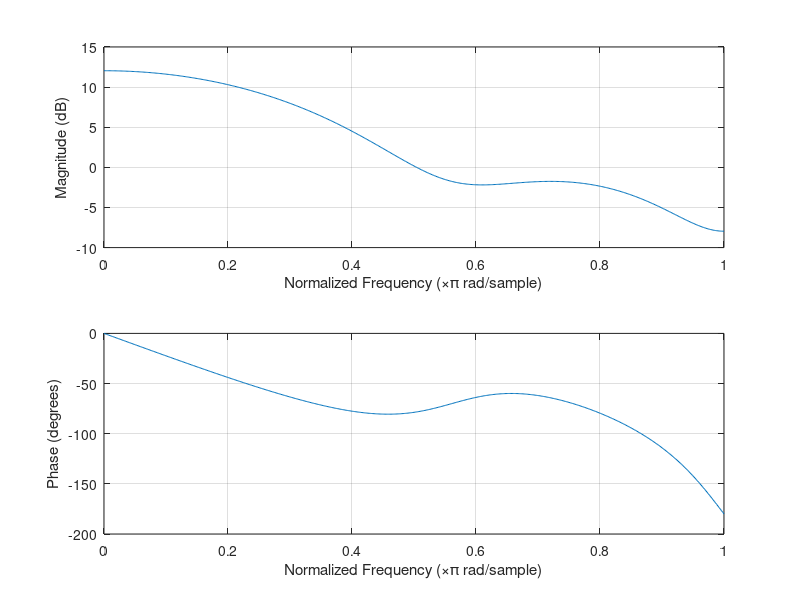

The MATLAB script that drew this image:
%% Lect1 pt.3: 4 tap filter example
close all
clear
clc

h = [.5 .8 .4 .3];

% This function plots the frequency response 
freqz(h,1);

% Note the freq is normalized to 1 and mag is measured in dB. We are
% interested in finding the max magnitude in this mag resp, to scale the
% coeffs to make the mag resp = 1. @ DC, we can see that the magnitude is
% ~6 dB

% lets prove our previous theory
h2 = 2*h;

freqz(h2,1);

% From the plot, we can see that h2 has an identitcal magnitude response to
% h however notice that the gain is now 2.

% comparing the frequency response of h & h2, there is a difference of ~6
% dB; so we need to convert the scaling factor we applied into dB as well.
% Remember since the filter coeffs are a voltage value, we are going to
% need to multiple by 20:

diff = 20*log10(2);

% This is exactly the difference in magnitude between h & h2; when working
% thru the kickstarter deliverable, you can gen the coeffs for a SRRC
% filter, then plot the FR for that filter, find the max mag resp and based
% on that value, choose k so that you can scale the max value of the mag
% resp equal to 1. This will ensure that the input & output will both fit
% in a 1s17 format.

% rcosdesign is used for RC and SRRC impulse responses